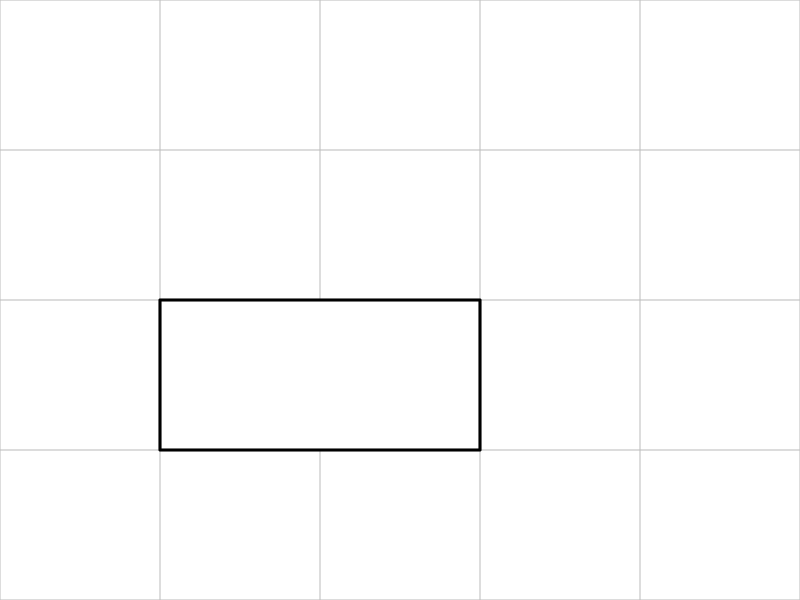
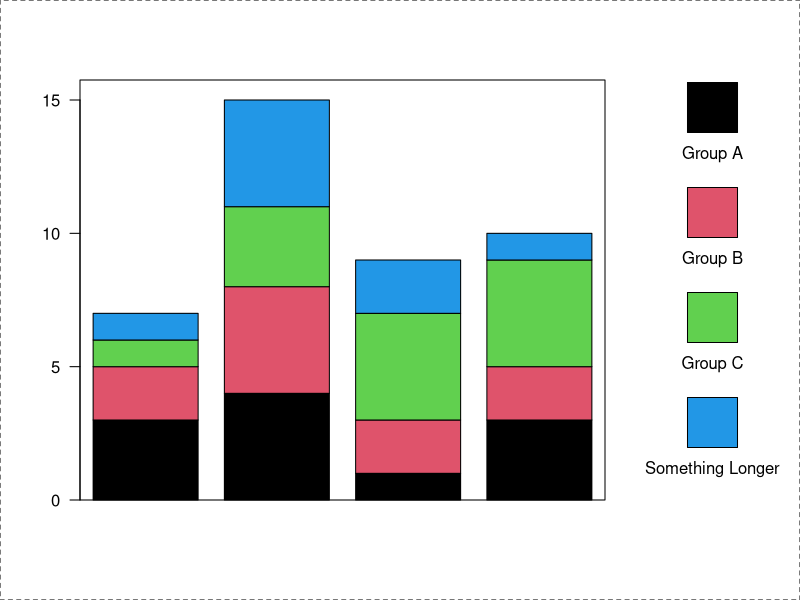
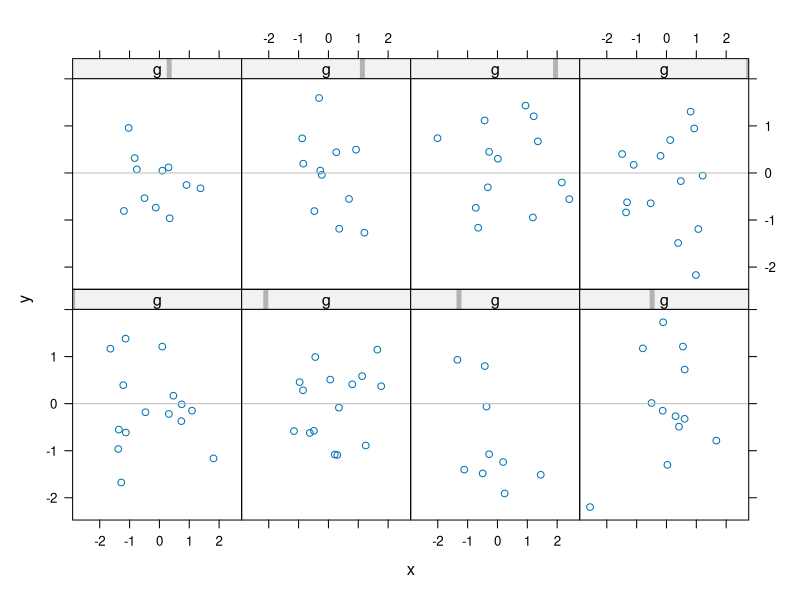
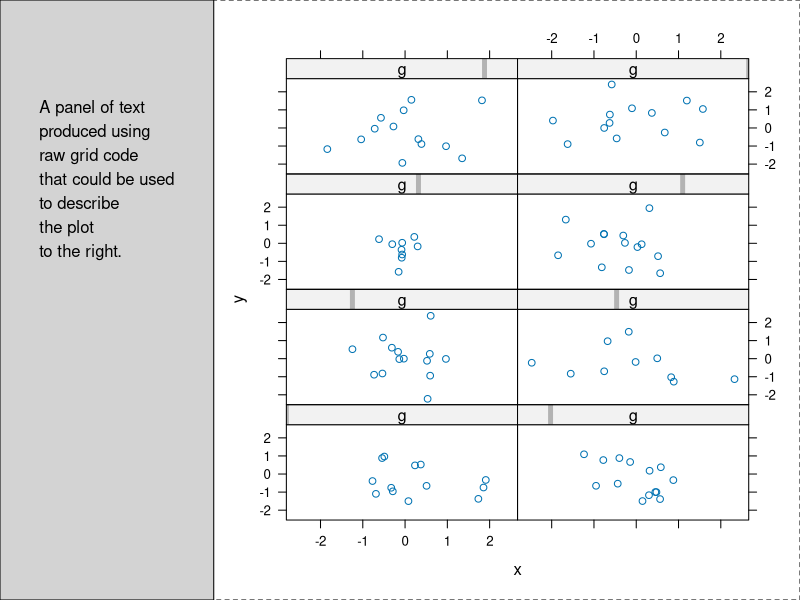

Here is the R script that generated these plots, in order:
### R code from vignette source 'grid.Snw'

###################################################
### code chunk number 1: grid.Snw:26-32
###################################################
library(grDevices)
library(graphics) # for par
library(stats) # for rnorm
library(grid)
ps.options(pointsize = 12)
options(width = 60)


###################################################
### code chunk number 2: grid.Snw:74-75 (eval = FALSE)
###################################################
## viewport(x = 0.5, y = 0.5, width = 0.5, height = 0.25, angle=45)


###################################################
### code chunk number 3: viewport
###################################################
grid.show.viewport(viewport(x = 0.5, y = 0.5, width = 0.5, height = 0.25,
                            angle = 45))


###################################################
### code chunk number 4: pushviewports
###################################################
grid.rect(gp = gpar(lty = "dashed"))
vp1 <- viewport(x = 0, y = 0.5, w = 0.5, h = 0.5,
                just = c("left", "bottom"), name = "vp1")
vp2 <- viewport(x = 0.5, y = 0, w = 0.5, h = 0.5,
                just = c("left", "bottom"))
pushViewport(vp1)
grid.rect(gp = gpar(col = "grey"))
grid.text("Some drawing in graphics region 1", y = 0.8)
upViewport()
pushViewport(vp2)
grid.rect(gp = gpar(col = "grey"))
grid.text("Some drawing in graphics region 2", y = 0.8)
upViewport()
downViewport("vp1")
grid.text("MORE drawing in graphics region 1", y = 0.2)
popViewport()


###################################################
### code chunk number 5: vpstack
###################################################
grid.rect(gp = gpar(lty = "dashed"))
vp <- viewport(width = 0.5, height = 0.5)
pushViewport(vp)
grid.rect(gp = gpar(col = "grey"))
grid.text("quarter of the page", y = 0.85)
pushViewport(vp)
grid.rect()
grid.text("quarter of the\nprevious viewport")
popViewport(2)


###################################################
### code chunk number 6: units
###################################################
unit(1, "npc")
unit(1:3/4, "npc")
unit(1:3/4, "npc")[2]
unit(1:3/4, "npc") + unit(1, "inches")
min(unit(0.5, "npc"), unit(1, "inches"))
unit.c(unit(0.5, "npc"), unit(2, "inches") + unit(1:3/4, "npc"),
       unit(1, "strwidth", "hi there"))


###################################################
### code chunk number 7: vpcoords
###################################################
pushViewport(viewport(y = unit(3, "lines"), width = 0.9, height = 0.8,
                      just = "bottom", xscale = c(0, 100)))
grid.rect(gp = gpar(col = "grey"))
grid.xaxis()
pushViewport(viewport(x = unit(60, "native"), y = unit(0.5, "npc"),
                      width = unit(1, "strwidth", "coordinates for everyone"),
                      height = unit(3, "inches")))
grid.rect()
grid.text("coordinates for everyone")
popViewport(2)


###################################################
### code chunk number 8: vplayout
###################################################
pushViewport(viewport(layout = grid.layout(4, 5)))
grid.rect(gp = gpar(col = "grey"))
grid.segments(c(1:4/5, rep(0, 3)), c(rep(0, 4), 1:3/4),
              c(1:4/5, rep(1, 3)), c(rep(1, 4), 1:3/4),
              gp = gpar(col = "grey"))
pushViewport(viewport(layout.pos.col = 2:3, layout.pos.row = 3))
grid.rect(gp = gpar(lwd = 3))
popViewport(2)


###################################################
### code chunk number 9: layoutcomplex
###################################################
grid.show.layout(grid.layout(4, 4, widths = unit(c(3, 1, 1, 1),
                             c("lines", "null", "null", "cm")),
                             heights = c(1, 1, 2, 3),
                             c("cm", "null", "null", "lines")))


###################################################
### code chunk number 10: gpar
###################################################
pushViewport(viewport(gp = gpar(fill = "grey", fontface = "italic")))
grid.rect()
grid.rect(width = 0.8, height = 0.6, gp = gpar(fill = "white"))
grid.text(paste("This text and the inner rectangle",
                "have specified their own gpar settings", sep = "\n"),
          y = 0.75, gp = gpar(fontface = "plain"))
grid.text(paste("This text and the outer rectangle",
                "accept the gpar settings of the viewport", sep = "\n"),
          y = 0.25)
popViewport()


###################################################
### code chunk number 11: simpleplot
###################################################
grid.rect(gp = gpar(lty = "dashed"))
x <- y <- 1:10
pushViewport(plotViewport(c(5.1, 4.1, 4.1, 2.1)))
pushViewport(dataViewport(x, y))
grid.rect()
grid.xaxis()
grid.yaxis()
grid.points(x, y)
grid.text("1:10", x = unit(-3, "lines"), rot = 90)
popViewport(2)


###################################################
### code chunk number 12: bpdata
###################################################
barData <- matrix(sample(1:4, 16, replace = TRUE), ncol = 4)


###################################################
### code chunk number 13: barconstraint
###################################################
boxColours <- 1:4


###################################################
### code chunk number 14: bpfun
###################################################
bp <- function(barData) {
    nbars <- dim(barData)[2]
    nmeasures <- dim(barData)[1]
    barTotals <- rbind(rep(0, nbars), apply(barData, 2, cumsum))
    barYscale <- c(0, max(barTotals)*1.05)
    pushViewport(plotViewport(c(5, 4, 4, 1),
                              yscale = barYscale,
                              layout = grid.layout(1, nbars)))
    grid.rect()
    grid.yaxis()
    for (i in 1:nbars) {
        pushViewport(viewport(layout.pos.col = i, yscale = barYscale))
        grid.rect(x = rep(0.5, nmeasures),
                  y = unit(barTotals[1:nmeasures, i], "native"),
                  height = unit(diff(barTotals[,i]), "native"),
                  width = 0.8, just = "bottom", gp = gpar(fill = boxColours))
        popViewport()
    }
    popViewport()
}


###################################################
### code chunk number 15: legendlabels
###################################################
legLabels <- c("Group A", "Group B", "Group C", "Something Longer")
boxSize <- unit(0.5, "inches")


###################################################
### code chunk number 16: legfun
###################################################
leg <- function(legLabels) {
    nlabels <- length(legLabels)
    pushViewport(viewport(layout = grid.layout(nlabels, 1)))
    for (i in 1:nlabels) {
        pushViewport(viewport(layout.pos.row = i))
        grid.rect(width = boxSize, height = boxSize, just = "bottom",
                  gp = gpar(fill = boxColours[i]))
        grid.text(legLabels[i], y = unit(0.5, "npc") - unit(1, "lines"))
        popViewport()
    }
    popViewport()
}


###################################################
### code chunk number 17: barplot
###################################################
grid.rect(gp = gpar(lty = "dashed"))
legend.width <- max(unit(rep(1, length(legLabels)),
                         "strwidth", as.list(legLabels)) +
                    unit(2, "lines"),
                    unit(0.5, "inches") + unit(2, "lines"))
pushViewport(viewport(layout = grid.layout(1, 2,
                      widths = unit.c(unit(1,"null"), legend.width))))
pushViewport(viewport(layout.pos.col = 1))
bp(barData)
popViewport()
pushViewport(viewport(layout.pos.col = 2))
pushViewport(plotViewport(c(5, 0, 4, 0)))
leg(legLabels)
popViewport(3)


###################################################
### code chunk number 18: grid.Snw:648-665
###################################################
if ("lattice" %in% .packages(all.available=TRUE))
  library(lattice)
grid.placeholder <- function() {
  grid.rect()
  grid.text(paste("The lattice package was not installed when",
    "this document was built.",
    "To see the output for this example either:",
    "  (i)  (if you installed R yourself and have lattice installed)",
    "       type the commands ...",
    "           library(utils)",
    "           buildVignettes(\"grid\")",
    "       ... to rebuild this document.",
    "  (ii) look at the version of this document available at",
    "         http://www.stat.auckland.ac.nz/~paul/grid/grid.html",
    sep="\n"), x=unit(1, "inches"), just="left")
}



###################################################
### code chunk number 19: trellisdata (eval = FALSE)
###################################################
## x <- rnorm(100)
## y <- rnorm(100)
## g <- sample(1:8, 100, replace = TRUE)


###################################################
### code chunk number 20: trellispanelplot (eval = FALSE)
###################################################
## if ("lattice" %in% .packages()) {
##   xyplot(y ~ x | g, panel=function(x, y) { panel.xyplot(x, y);
##     grid.lines(unit(c(0, 1), "npc"), unit(0, "native"), gp=gpar(col="grey")) })
## }
## 


###################################################
### code chunk number 21: trellispanel
###################################################
x <- rnorm(100)
y <- rnorm(100)
g <- sample(1:8, 100, replace = TRUE)
if ("lattice" %in% .packages()) {
  print(
if ("lattice" %in% .packages()) {
  xyplot(y ~ x | g, panel=function(x, y) { panel.xyplot(x, y);
    grid.lines(unit(c(0, 1), "npc"), unit(0, "native"), gp=gpar(col="grey")) })
}

)
} else {
  grid.placeholder()
}


###################################################
### code chunk number 22: trellisstripplot (eval = FALSE)
###################################################
## if ("lattice" %in% .packages()) {
## xyplot(y ~ x | g, strip=function(which.given, which.panel, ...) {
##   grid.text(paste("Variable ", which.given, ": Level ",
##   which.panel[which.given], sep=""), unit(1, "mm"), .5, just="left") })
## }


###################################################
### code chunk number 23: trellisstrip
###################################################
x <- rnorm(100)
y <- rnorm(100)
g <- sample(1:8, 100, replace = TRUE)
if ("lattice" %in% .packages()) {
print(
if ("lattice" %in% .packages()) {
xyplot(y ~ x | g, strip=function(which.given, which.panel, ...) {
  grid.text(paste("Variable ", which.given, ": Level ",
  which.panel[which.given], sep=""), unit(1, "mm"), .5, just="left") })
}
)
} else {
  grid.placeholder()
}


###################################################
### code chunk number 24: trellisgridplot (eval = FALSE)
###################################################
## if ("lattice" %in% .packages()) {
## someText <- paste("A panel of text",
##   "produced using", "raw grid code", "that could be used", "to describe",
##   "the plot", "to the right.", sep="\n")
## latticePlot <- xyplot(y ~ x | g, layout=c(2, 4))
## grid.rect(gp=gpar(lty="dashed"))
## pushViewport(viewport(layout=grid.layout(1, 2,
##   widths=unit.c(unit(1, "strwidth", someText) + unit(2, "cm"),
##   unit(1, "null")))))
## pushViewport(viewport(layout.pos.col=1))
## grid.rect(gp=gpar(fill="light grey"))
## grid.text(someText,
##           x = unit(1, "cm"), y = unit(1, "npc") - unit(1, "inches"),
##           just = c("left", "top"))
## popViewport()
## pushViewport(viewport(layout.pos.col = 2))
## print(latticePlot, newpage = FALSE)
## popViewport(2)
## }


###################################################
### code chunk number 25: trellisgrid
###################################################
x <- rnorm(100)
y <- rnorm(100)
g <- sample(1:8, 100, replace = TRUE)
if ("lattice" %in% .packages()) {
if ("lattice" %in% .packages()) {
someText <- paste("A panel of text",
  "produced using", "raw grid code", "that could be used", "to describe",
  "the plot", "to the right.", sep="\n")
latticePlot <- xyplot(y ~ x | g, layout=c(2, 4))
grid.rect(gp=gpar(lty="dashed"))
pushViewport(viewport(layout=grid.layout(1, 2,
  widths=unit.c(unit(1, "strwidth", someText) + unit(2, "cm"),
  unit(1, "null")))))
pushViewport(viewport(layout.pos.col=1))
grid.rect(gp=gpar(fill="light grey"))
grid.text(someText,
          x = unit(1, "cm"), y = unit(1, "npc") - unit(1, "inches"),
          just = c("left", "top"))
popViewport()
pushViewport(viewport(layout.pos.col = 2))
print(latticePlot, newpage = FALSE)
popViewport(2)
}
} else {
  grid.placeholder()
}


